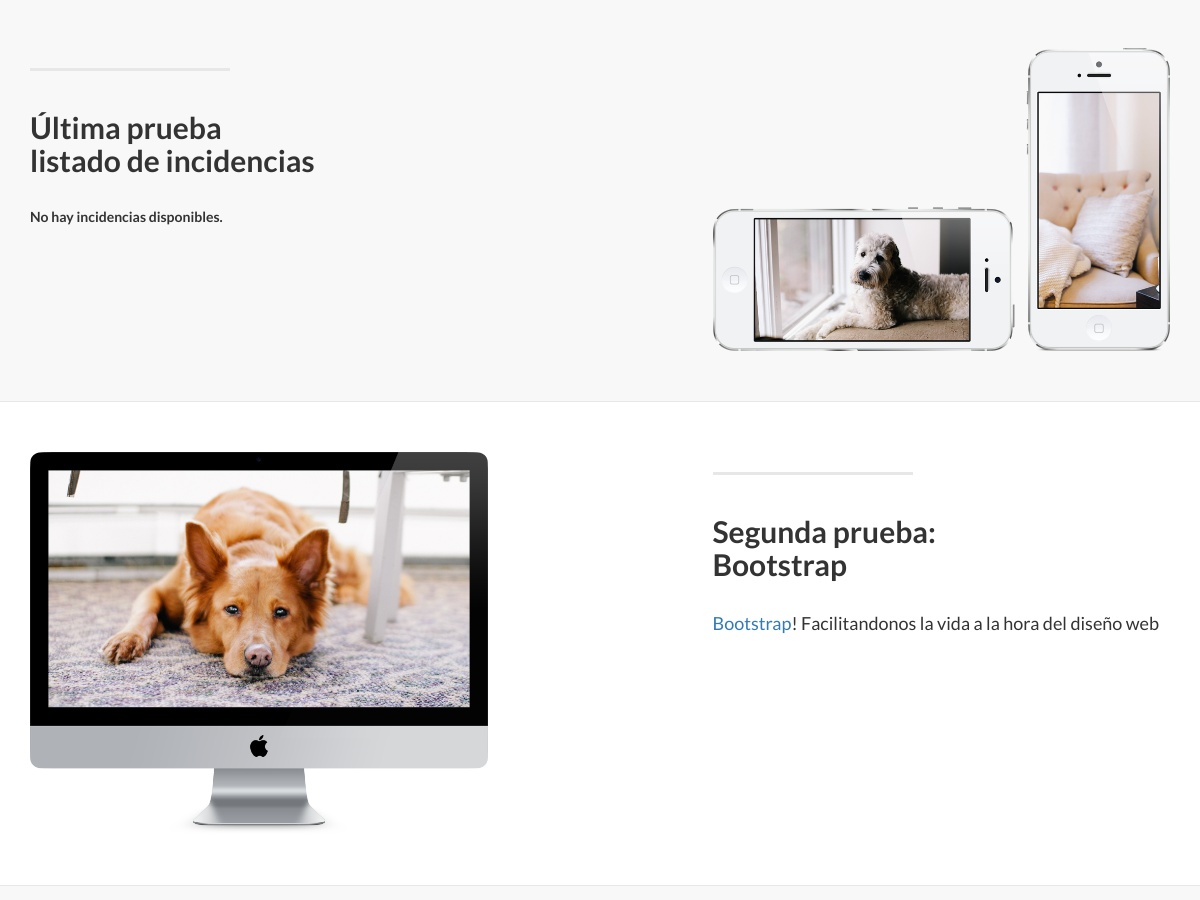
/ (middle part), run on an earlier commit of the app's database.
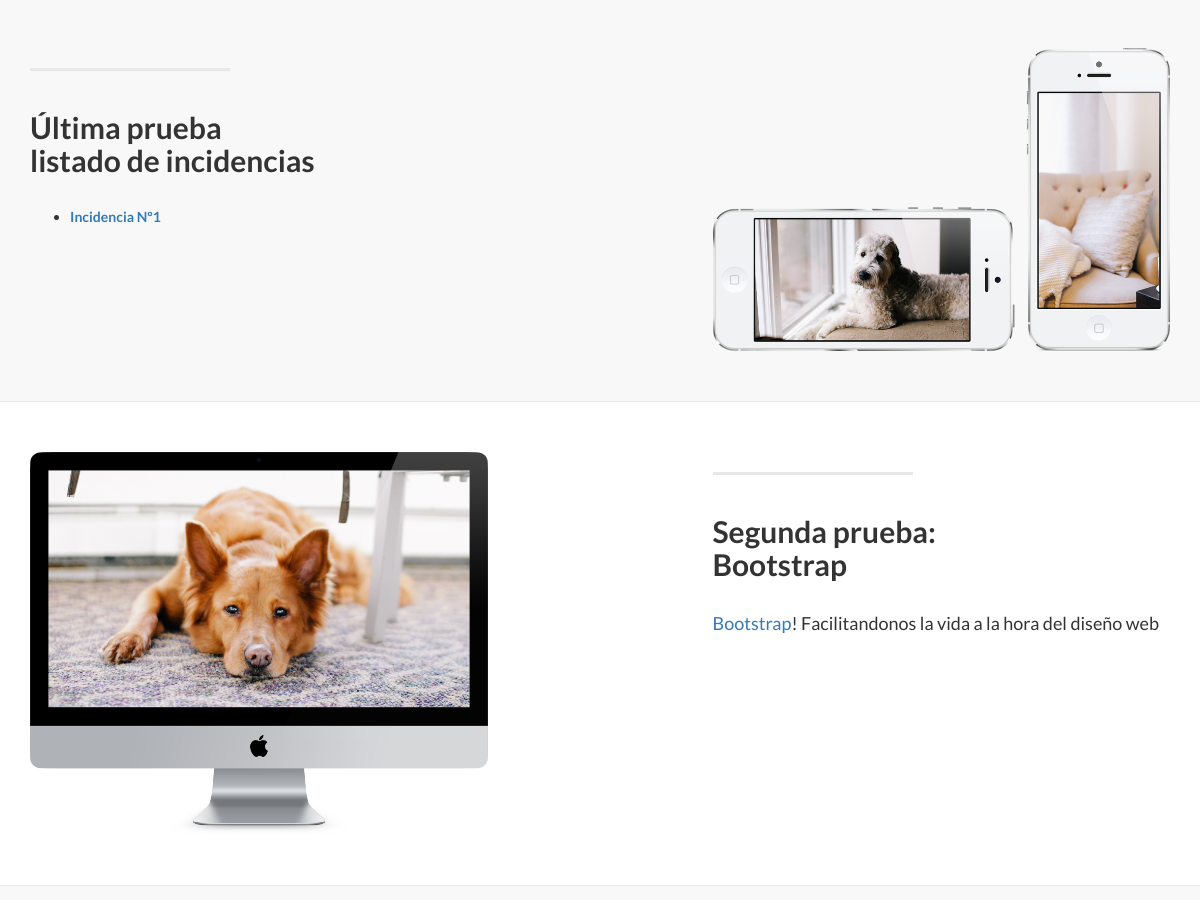
And on a later commit of the database.
### tracker/models.py (models this page shows, shortened)
class Incidencia(models.Model):
    incidencia_cliente = models.ForeignKey(Cliente)
    incidencia_descripcion = models.CharField('Descripcion', max_length=200)
    incidencia_prioridad = models.IntegerField('Prioridad', default=0)
    incidencia_fecha = models.DateTimeField('Fecha creacion', auto_now_add=True)
    PREGUNTA='Pregunta'
    ERROR='Error'
    AVERIA='Averia'
    incidencia_clase_tipos = ((PREGUNTA, 'Pregunta'), (ERROR, 'Error'), (AVERIA, 'Averia'), )
    incidencia_clases =models.CharField(max_length=10, choices=incidencia_clase_tipos, default=PREGUNTA)
    incidencia_resuelta = models.BooleanField(default=False)
    def was_published_recently(self):
        return self.pub_date >= timezone.now() - datetime.timedelta(days=1)
    was_published_recently.admin_order_field = 'pub_date'
    was_published_recently.boolean = True
    was_published_recently.short_description = 'Published recently?'

### tracker/views.py (the view)
# urls.py: url(r'^$', views.IndexView.as_view(), name='index'),
class IndexView(generic.ListView):
    template_name = 'tracker/index.html'
    context_object_name = 'ultimas_incidencias'
    def get_queryset(self):
        return Incidencia.objects.order_by('-incidencia_fecha')[:10]

### tracker/templates/tracker/index.html (shortened to what this page needs)
{% extends 'base.html' %}
{% load staticfiles %}
{% block block1 %}
<div class="content-section-a">
        <div class="container">
            <div class="row">
                <div class="col-lg-5 col-sm-6">
                    <hr class="section-heading-spacer">
                    <div class="clearfix"></div>
                    <h2 class="section-heading">Última prueba<br>listado de incidencias</h2>
                    {% if ultimas_incidencias %}
						<ul>
						{% for inci in ultimas_incidencias %}
							<li><a href="{% url 'tracker:detail' inci.id %}#info">Incidencia Nº{{ inci.id }}</a></li>
						{% endfor %}
						</ul>
						{% else %}
							<p>No hay incidencias disponibles.</p>
					{% endif %}
                </div>
                <div class="col-lg-5 col-lg-offset-2 col-sm-6">
                    <img class="img-responsive" src="img/phones.png" alt="">
                </div>
            </div>
        </div>
    </div>
{% endblock block1 %}
{% block block2 %}
<div class="content-section-b">
        <div class="container">
            <div class="row">
                <div class="col-lg-5 col-lg-offset-1 col-sm-push-6  col-sm-6">
                    <hr class="section-heading-spacer">
                    <div class="clearfix"></div>
                    <h2 class="section-heading">Segunda prueba:<br>Bootstrap</h2>
                    <p class="lead"><a target="_blank" href="http://getbootstrap.com/">Bootstrap</a>! Facilitandonos la vida a la hora del diseño web</p>
                </div>
                <div class="col-lg-5 col-sm-pull-6  col-sm-6">
                    <img class="img-responsive" src="img/dog.png" alt="">
                </div>
            </div>
        </div>
    </div>
{% endblock block2 %}
{% block block3 %}
    <div class="content-section-a">
    </div>
{% endblock block3 %}

What changed in the data, as far as the page shows it:
added Incidencia: id "1"
Also different on the page:
text no longer shown: "No hay incidencias disponibles."
